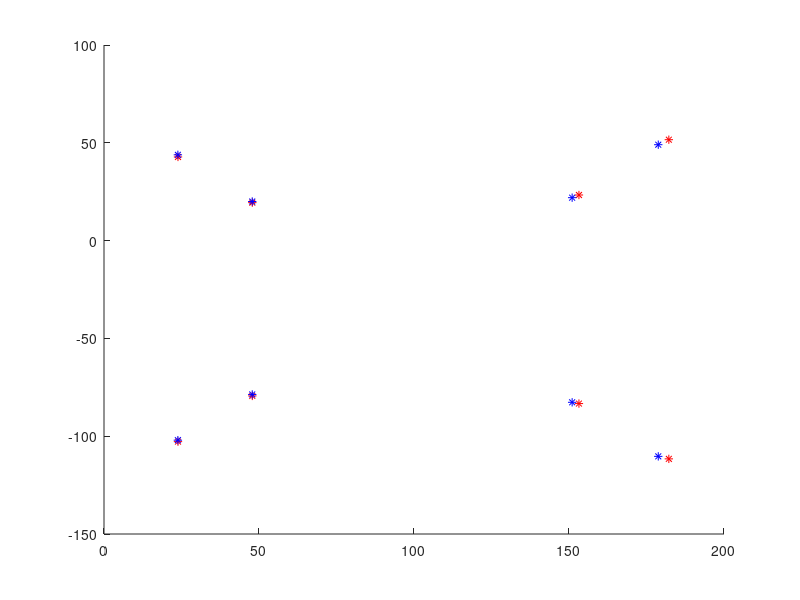
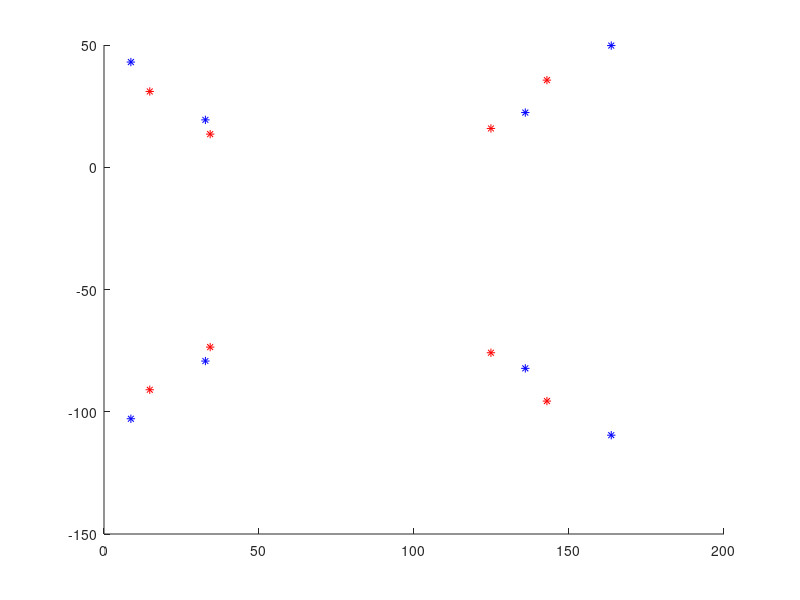
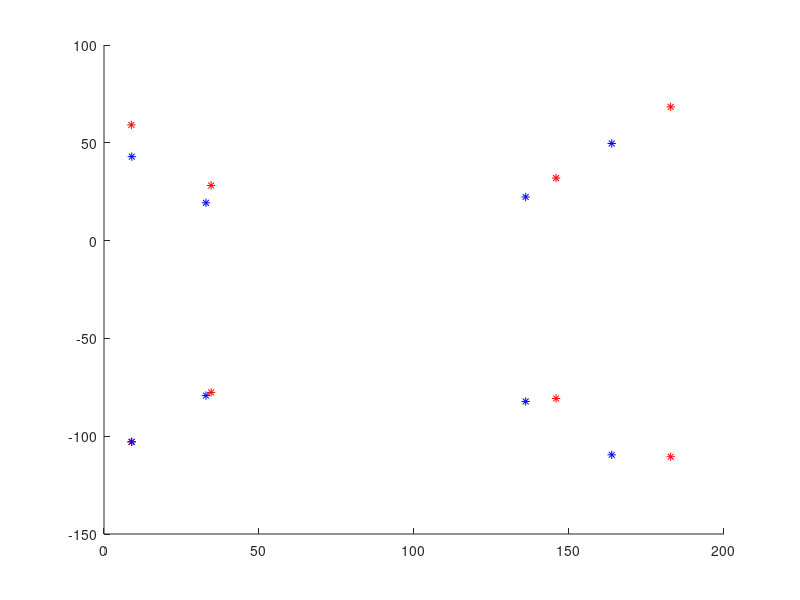

Write MATLAB code to recreate these figures, in order.
clear
close all

%data
XYZ = [0 0 0; ...
    0 0 1;
    0 1 0;
    0 1 1;
    1 0 0;
    1 0 1;
    1 1 0;
    1 1 1];

K = [300 0 30; 0 300 -30; 0 0 1];

num_degrees = 10;
theta_y = num_degrees *pi/180;
R_y = [cos(theta_y) 0 sin(theta_y);  0 1 0;  -sin(theta_y) 0  cos(theta_y)];
C = [0.5 0.5 -2]';
numPositions = size(XYZ,1);

% Comparison - Shift: R vs. K
    
    %modify R by an additional rotation matrix Mr
    theta = 0.05;
    Mr = [cos(theta), 0, sin(theta); 0 1 0; -sin(theta), 0, cos(theta)];
    P_r = K*(Mr*R_y)*[1 0 0 -C(1); 0 1 0 -C(2); 0 0 1 -C(3)];
    %modify K an additional rotation matrix Mk
    Mk = [1 0 15; -0.01 1 1; 0 0 1];
    P_k = (Mk*K)*R_y*[1 0 0 -C(1); 0 1 0 -C(2); 0 0 1 -C(3)];
    
    figure(1);
    hold on;

    %plot shifted points
    for j = 1:numPositions
       p = P_r*[ XYZ(j,1) XYZ(j,2) XYZ(j,3)  1]';
       x = p(1)/p(3);
       y = p(2)/p(3);
       plot(x, y,'r*');
    end
    for j = 1:numPositions
       p = P_k*[ XYZ(j,1) XYZ(j,2) XYZ(j,3) 1]';
       x = p(1)/p(3);
       y = p(2)/p(3);
       plot(x, y,'b*');
    end
    hold off;
    disp("Shift - R-modified P and K-modified P:");
    disp([P_r, P_k]);
    
% Comparison - Shift: C vs. K
  
    %modify C by an additional rotation matrix Mc
    Mc = [1.1 0 0; 0 1 0; 0 0 1.2];
    C1 = Mc * C;
    RC1 = [R_y -R_y*C1; 0 0 0 1];
    P_c = [K [0 0 0]' ; 0 0 0 1]*RC1;

    %modify K an additional rotation matrix Mk_c
    RC = [R_y -R_y*C; 0 0 0 1];
    %Mk_c = [1 0 0 0; 0 1 0 0.19; 0 0 1 0.24; 0 0 0 1];
    Mk_c = [1 0 0 -0.3319; 0 1 0 0.1727; 0 0 1 -0.0001; 0 0 0 1];
    P_k_c = Mk_c*[K [0 0 0]' ; 0 0 0 1]*RC;
    
    figure(2);
    hold on;
    
    %plot shifted points
    for j = 1:numPositions
       p = P_c*[ XYZ(j,1) XYZ(j,2) XYZ(j,3)  1]';
       x = p(1)/p(3);
       y = p(2)/p(3);
       plot(x, y,'r*');
    end
    for j = 1:numPositions
       p = P_k_c*[ XYZ(j,1) XYZ(j,2) XYZ(j,3) 1]';
       x = p(1)/p(3);
       y = p(2)/p(3);
       plot(x, y,'b*');
    end
    hold off;
    disp("Shift - C-modified P and K-modified P:");
    disp([P_c, P_k_c]);
  

% Comparison - Expansion: C vs. K

    %Mc_s is the matrix that modifies C
    Mc_s = [0.9 0 0; 0 0.9 0; 0 0 0.9];
    C1 = Mc_s * C;
    RC1 = [R_y -R_y*C1; 0 0 0 1];
    P_c_s = [K [0 0 0]' ; 0 0 0 1]*RC1;
    %Mk_c_s is the matrix that modifies K based on Mc_s
    RC = [R_y -R_y*C; 0 0 0 1];
    Mk_c_s = [1 0 0 0.296; 0 1 0 0.0483; 0 0 1 0.002; 0 0 0 1];
    P_k_s = Mk_c_s*[K [0 0 0]' ; 0 0 0 1]*RC;
    
    figure(3);
    hold on;  
    %plot shifted points
    for j = 1:numPositions
       p = P_c_s*[ XYZ(j,1) XYZ(j,2) XYZ(j,3)  1]';
       x = p(1)/p(3);
       y = p(2)/p(3);
       plot(x, y,'r*');
    end
    for j = 1:numPositions
       p = P_k_s*[ XYZ(j,1) XYZ(j,2) XYZ(j,3) 1]';
       x = p(1)/p(3);
       y = p(2)/p(3);
       plot(x, y,'b*');
    end
    hold off;
    disp("Shift - C-modified P and K-modified P:");
    disp([P_c_s, P_k_s]);